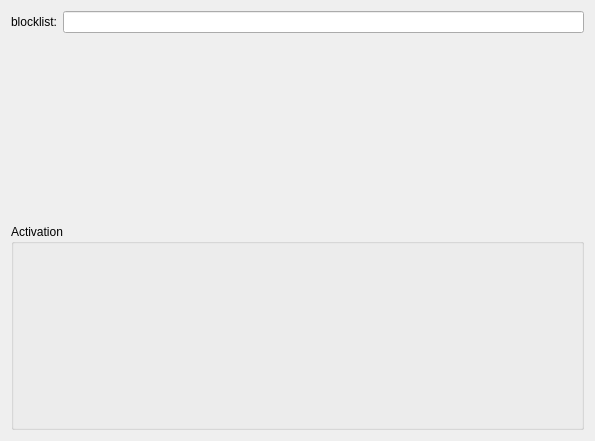
<?xml version="1.0" encoding="UTF-8"?>
<ui version="4.0">
  <class>ShadersEffectConfigForm</class>
  <widget class="QWidget" name="ShadersEffectConfigForm">
    <property name="geometry">
      <rect>
        <x>0</x>
        <y>0</y>
        <width>595</width>
        <height>441</height>
      </rect>
    </property>
    <layout class="QVBoxLayout" name="verticalLayout">
      <item>
        <layout class="QFormLayout" name="layout_Blocklist">
          <item row="0" column="0">
            <widget class="QLabel" name="label_Blocklist">
              <property name="text">
                <string>blocklist:</string>
              </property>
            </widget>
          </item>
          <item row="0" column="1">
            <widget class="QLineEdit" name="kcfg_Blocklist">
              <property name="toolTip">
                <string>The windows that should be excluded from being processed, by window class. Comma-separated. Use `xprop WM_CLASS` or `wmctrl -lx` and take the second string to get window class.</string>
              </property>
              <property name="statusTip">
                <string>Excluded window classes</string>
              </property>
              <property name="whatsThis">
                <string>Excluded window classes</string>
              </property>
            </widget>
          </item>
        </layout>
      </item>
      <item>
        <widget class="QGroupBox" name="groupBox_2">
          <property name="title">
            <string>Activation</string>
          </property>
          <layout class="QGridLayout" name="gridLayout_2">
            <item row="0" column="0" colspan="2">
              <widget class="KShortcutsEditor" name="shortcutEditor" native="true">
                <property name="sizePolicy">
                  <sizepolicy hsizetype="Preferred" vsizetype="Preferred">
                    <horstretch>0</horstretch>
                    <verstretch>0</verstretch>
                  </sizepolicy>
                </property>
                <property name="actionTypes">
                  <enum>KShortcutsEditor::GlobalAction</enum>
                </property>
              </widget>
            </item>
          </layout>
        </widget>
      </item>
    </layout>
  </widget>
  <customwidgets>
    <customwidget>
      <class>KShortcutsEditor</class>
      <extends>QWidget</extends>
      <header location="global">KShortcutsEditor</header>
      <container>1</container>
    </customwidget>
  </customwidgets>
  <tabstops>
    <tabstop>kcfg_Blocklist</tabstop>
  </tabstops>
  <resources/>
  <connections/>
</ui>
